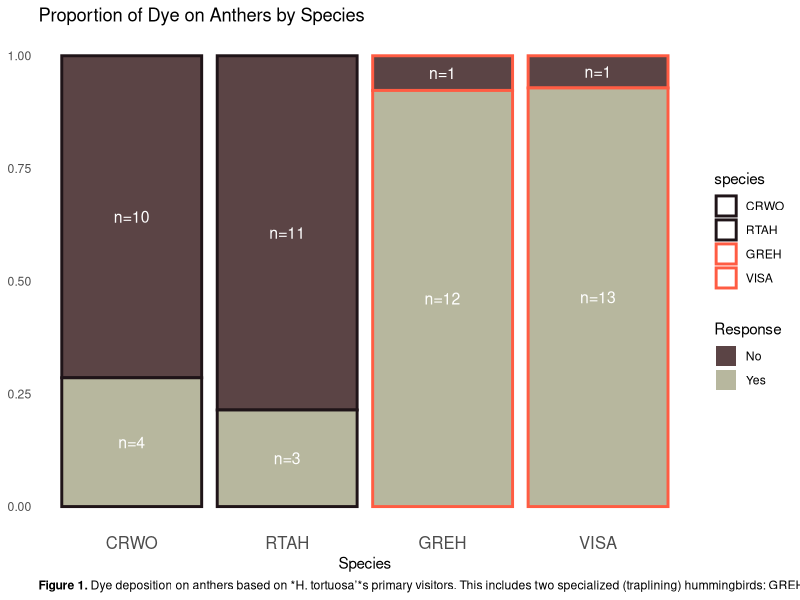
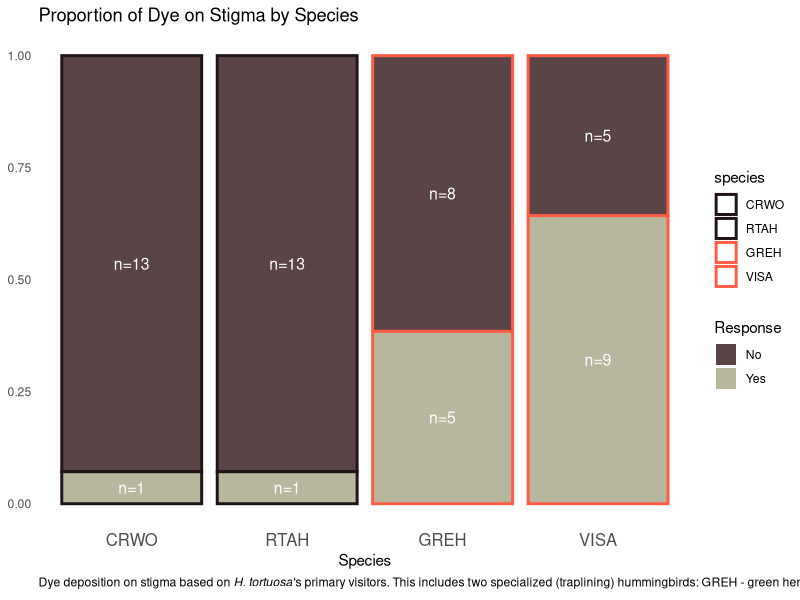
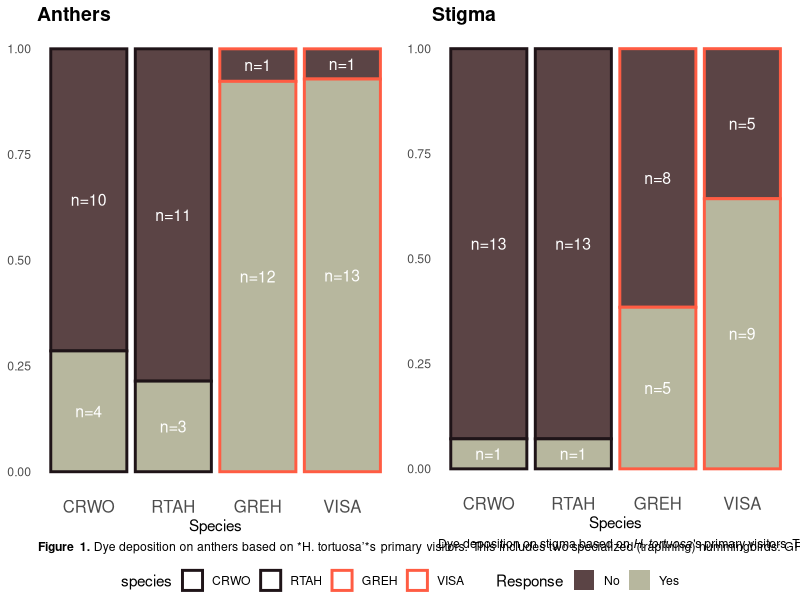
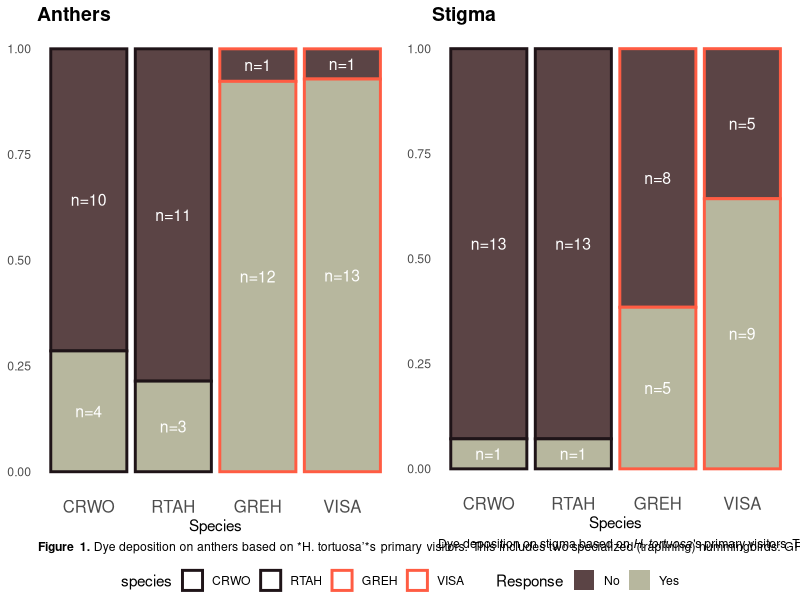

The R source for these figures, in order:
## ---- chunk 1
knitr::opts_chunk$set(echo = FALSE, warning = FALSE, message = FALSE)
## ---- chunk 2
library(pwr)

pwr.chisq.test(
  w = 0.5,       # effect size (small=0.1, medium=0.3, large=0.5)
  df = 1,        # degrees of freedom
  sig.level = 0.05, 
  power = 0.95)

## ---- chunk 3
# Load packages
library(dplyr)
library(tidyr)

# Load cleaned data from the 02_outdata folder
ND_clean <- read.csv("../02_outdata/Kotlyar_CIEE_Species_Nectar_Dye_Clean.csv")

# Quick look at the data
print("Anthers")
table(ND_clean$specialization, ND_clean$dye_on_anthers_binary)

print("Stigma")
table(ND_clean$specialization, ND_clean$dye_on_stigma_binary)
## ---- chunk 4
# Anthers
chisq.test(table(ND_clean$specialization, ND_clean$dye_on_anthers_binary))

# Stigma
chisq.test(table(ND_clean$specialization, ND_clean$dye_on_stigma_binary))
## ---- chunk 5
# Try with fishers exact test 
fisher.test(table(ND_clean$specialization, ND_clean$dye_on_anthers_binary))
fisher.test(table(ND_clean$specialization, ND_clean$dye_on_stigma_binary))
## ---- chunk 6
library(ggplot2)
library(ggtext)
library(stringr)

# Convert to data frame and calculate proportions
ND_clean_anthers_table <- as.data.frame.matrix(table(ND_clean$species, ND_clean$dye_on_anthers_binary)) %>%
  tibble::rownames_to_column("species") %>%
  pivot_longer(cols = c("No", "Yes"), names_to = "response", values_to = "count") %>%
  group_by(species) %>%
  mutate(prop = count / sum(count),
         ypos = rev(cumsum(rev(prop))) - prop / 2)

# Set factor
ND_clean_anthers_table$response <- factor(ND_clean_anthers_table$response, levels = c("No", "Yes"))
ND_clean_anthers_table$species <- factor(ND_clean_anthers_table$species, levels = c("CRWO", "RTAH", "GREH", "VISA"))

# Figure caption
fig_caption_anthers <- str_wrap("**Figure 1.** Dye deposition on anthers based on *H. tortuosa'*s primary visitors. This includes two specialized (traplining) hummingbirds: GREH - green hermits (*Phaethornis guy*) and VISA - violet sabrewings, (*Campylopterus hemileucurus*) and two non-specialized (territorial) hummingbirds: RTAH - rufous-tailed, (*Amazilia tzacatl*) and CRWO - crowned woodnymphs (*Thalurania colombica*).")

# Plot
ND_clean_anthers_graph <-
ggplot(ND_clean_anthers_table, aes(x = species, y = prop, fill = response, colour=species)) +
  geom_bar(stat = "identity", size = 1) +
  geom_text(aes(y = ypos, label = paste0("n=", count)), color = "white", size = 4) +
  scale_fill_manual(values = c("Yes" = "#B7B79E", "No" = "#5B4445")) +
  scale_colour_manual(values = c("CRWO" = "#1F1418", "RTAH" = "#1F1418", "GREH" = "#FF5C43", "VISA" = "#FF5C43")) +
  labs(title = "Proportion of Dye on Anthers by Species",
    x = "Species",
    y = NULL,
    fill = "Response",
    caption = str_wrap(fig_caption_anthers)) +
  theme_minimal() +
  theme(panel.grid.major = element_blank(),
        panel.grid.minor = element_blank(),
        axis.text.x = element_text(size = 12),
        plot.caption = element_markdown(hjust = 0)) + 
  guides(colour = guide_legend(override.aes = list(fill = "white")))

ND_clean_anthers_graph
## ---- chunk 7
# Convert to data frame and calculate proportions
ND_clean_stigma_table <- as.data.frame.matrix(table(ND_clean$species, ND_clean$dye_on_stigma_binary)) %>%
  tibble::rownames_to_column("species") %>%
  pivot_longer(cols = c("No", "Yes"), names_to = "response", values_to = "count") %>%
  group_by(species) %>%
  mutate(prop = count / sum(count),
         ypos = rev(cumsum(rev(prop))) - prop / 2)

# Set factor
ND_clean_stigma_table$response <- factor(ND_clean_stigma_table$response, levels = c("No", "Yes"))
ND_clean_stigma_table$species <- factor(ND_clean_stigma_table$species, levels = c("CRWO", "RTAH", "GREH", "VISA"))

# Pot
ND_clean_stigma_graph <-
ggplot(ND_clean_stigma_table, aes(x = species, y = prop, fill = response, colour=species)) +
  geom_bar(stat = "identity", size = 1) +
  geom_text(aes(y = ypos, label = paste0("n=", count)), color = "white", size = 4) +
  scale_fill_manual(values = c("Yes" = "#B7B79E", "No" = "#5B4445")) +
  scale_colour_manual(values = c("CRWO" = "#1F1418", "RTAH" = "#1F1418", "GREH" = "#FF5C43", "VISA" = "#FF5C43")) +
  labs(title = "Proportion of Dye on Stigma by Species",
    x = "Species",
    y = NULL,
    fill = "Response",
    caption = expression(paste("Dye deposition on stigma based on ", italic("H. tortuosa"), "'s primary visitors. This includes two specialized (traplining) hummingbirds: GREH - green hermits (", italic("Phaethornis guy"), ") and VISA - violet sabrewings, (", italic("Campylopterus hemileucurus"), ") and two non-specialized (territorial) hummingbirds: RTAH - rufous-tailed, (", italic("Amazilia tzacatl"), ") and CRWO - crowned woodnymphs (" , italic("Thalurania colombica"), ")."))) +
  theme_minimal() +
  theme(panel.grid.major = element_blank(),
        panel.grid.minor = element_blank(),
        axis.text.x = element_text(size = 12),
        plot.caption = element_text(hjust = 0)) + 
  guides(colour = guide_legend(override.aes = list(fill = "white")))

ND_clean_stigma_graph
## ---- chunk 8
library(ggpubr)

ND_clean_combined <- 
ggarrange(ND_clean_anthers_graph + labs(title = NULL) + theme(plot.margin = margin(t = 20, r = 5, b = 5, l = 5)),
          ND_clean_stigma_graph + labs(title = NULL) + theme(plot.margin = margin(t = 20, r = 5, b = 5, l = 5)), 
          labels = c("Anthers", "Stigma"), 
          ncol = 2, 
          common.legend = TRUE, 
          legend = "bottom") 

ND_clean_combined

ggsave("ND_clean_combined.png", ND_clean_combined, bg="transparent", path="../03_figures", width = 8, height = 5)
